Frame 1 (no input): blank canvas, image omitted
Frame 60 (the mouse pressed at the canvas centre just before this capture): blank canvas, image omitted
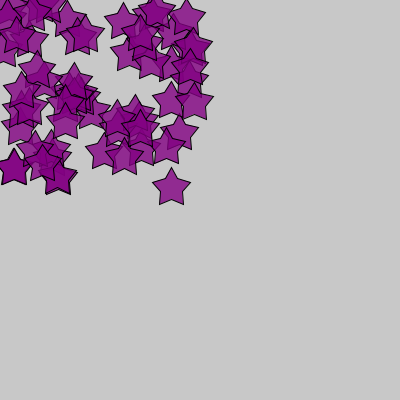
Frame 120 (the mouse held since frame 60 and released just before this capture)

The Processing sketch whose frames 1 and 60 were blank and that drew this single picture after the mouse press (run headless with seeded random() and noise(); from frame 60 on, the mouse is pressed at the canvas centre):

// Processing sketch: processing_72731
// ── processing_72731.pde

//Sarah Anderson, seanders
//ems2, hw5, random vs order
//star coordinates borrowed from "Processing a Handbook"


float x,y,di;

void setup()
{
size(400,400);
background(200);
smooth();
x=50;
y=55;
di=70;
}

void draw()
{
//star(random(0,width),random(0,height),di);

fill(mouseX-70,0,mouseY-70,200);
star(random(0,mouseX),random(0,mouseY),(mouseX+mouseY)/(di/10));
  
}


/*
void starA()
{
beginShape();
vertex(50,18);
vertex(61,37);
vertex(83,43);
vertex(69,60);
vertex(71,82);
vertex(50,73);
vertex(29,82);
vertex(31,60);
vertex(17,43);
vertex(39,37);
endShape(CLOSE);
}
*/

void star(float x, float y, float di)
{
//noStroke();
//fill(random(255),random(255),random(255),200);
beginShape();
vertex(x-(di*0), y-(di*0.32));
vertex(x+(di*0.11),y-(di*0.13));
vertex(x+(di*0.33),y-(di*0.07));
vertex(x+(di*0.19),y+(di*0.1));
vertex(x+(di*0.21),y+(di*0.32));
vertex(x-(di*0),y+(di*0.23));
vertex(x-(di*0.21),y+(di*0.32));
vertex(x-(di*0.19),y+(di*0.1));
vertex(x-(di*0.33),y-(di*0.07));
vertex(x-(di*0.11),y-(di*0.13));
endShape(CLOSE);
}
